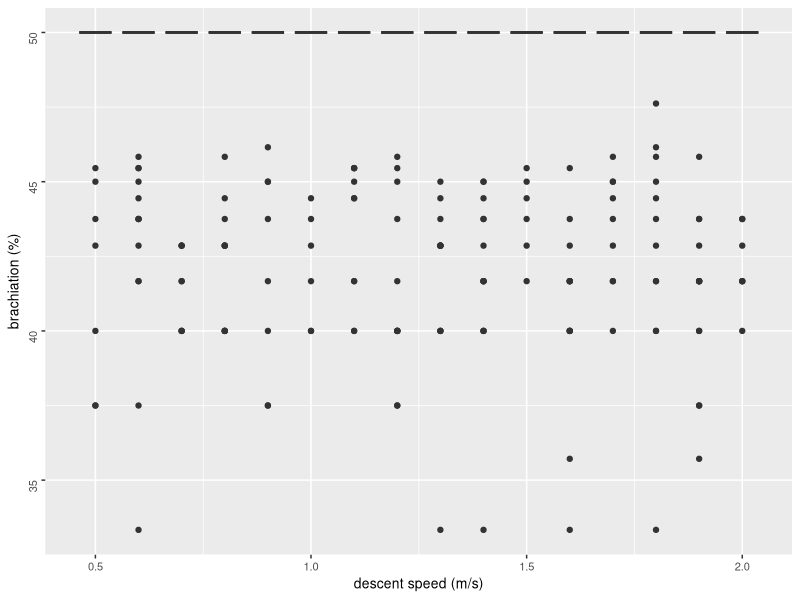
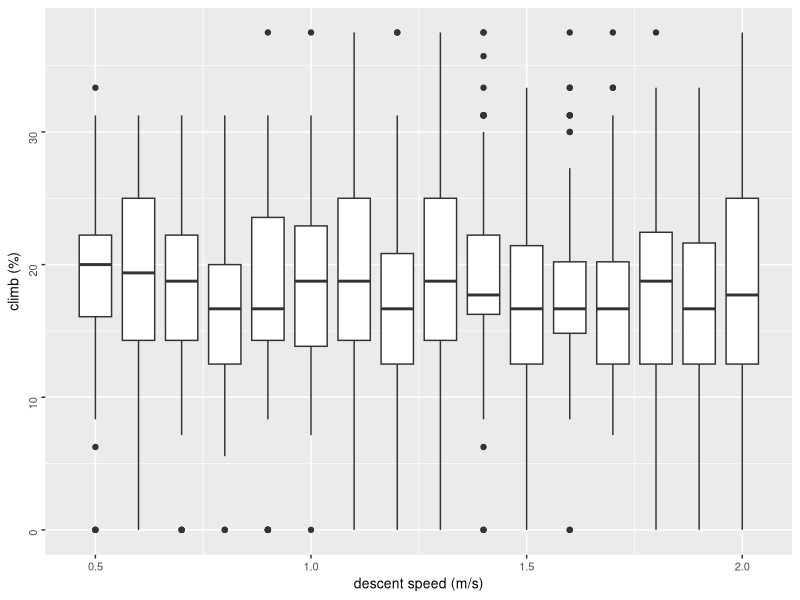
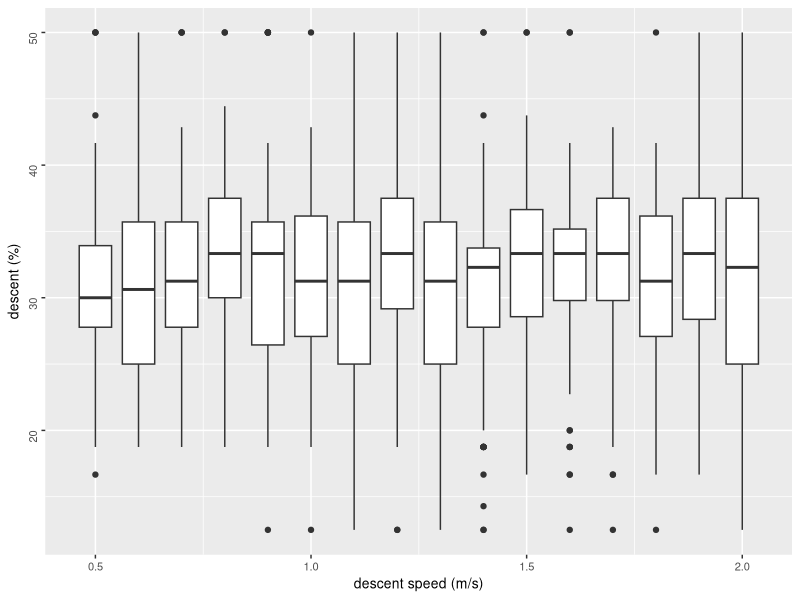
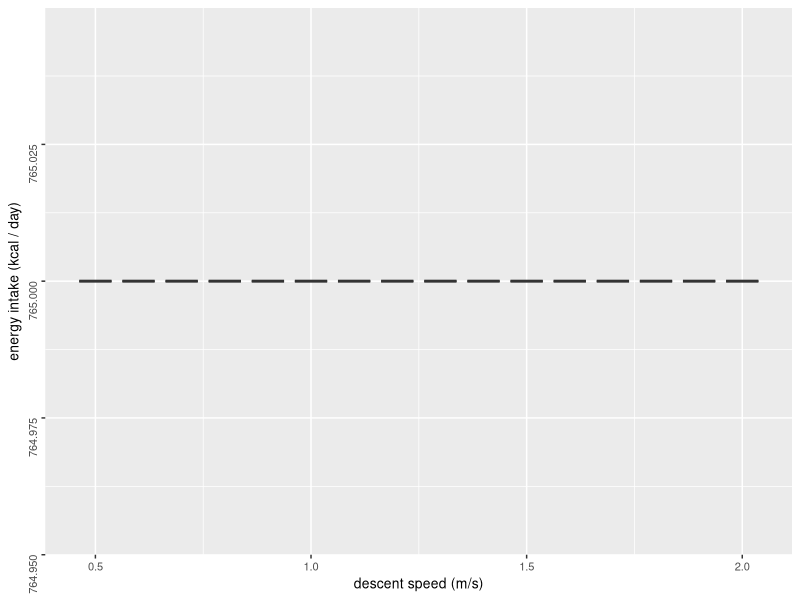
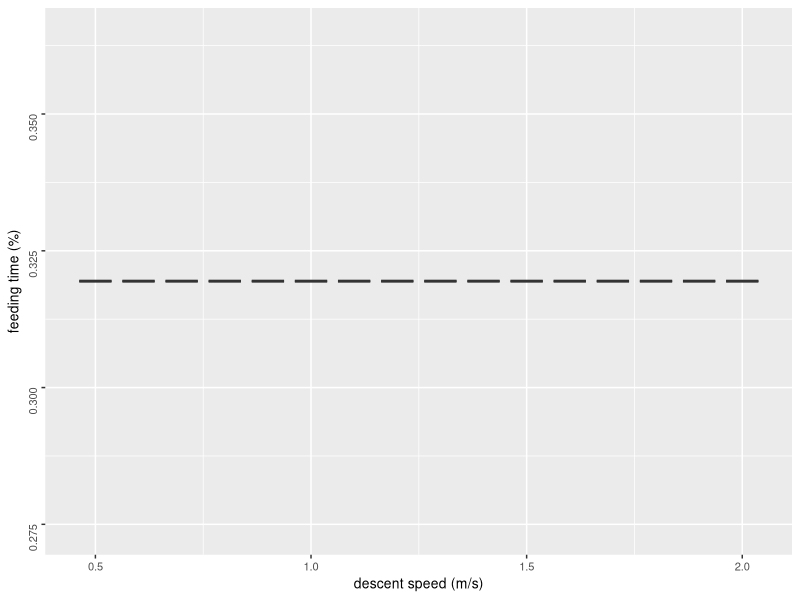
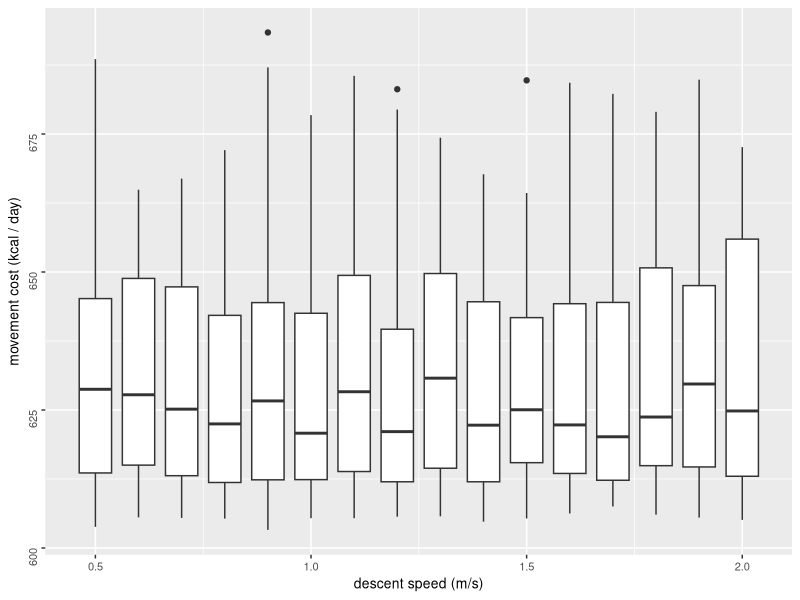
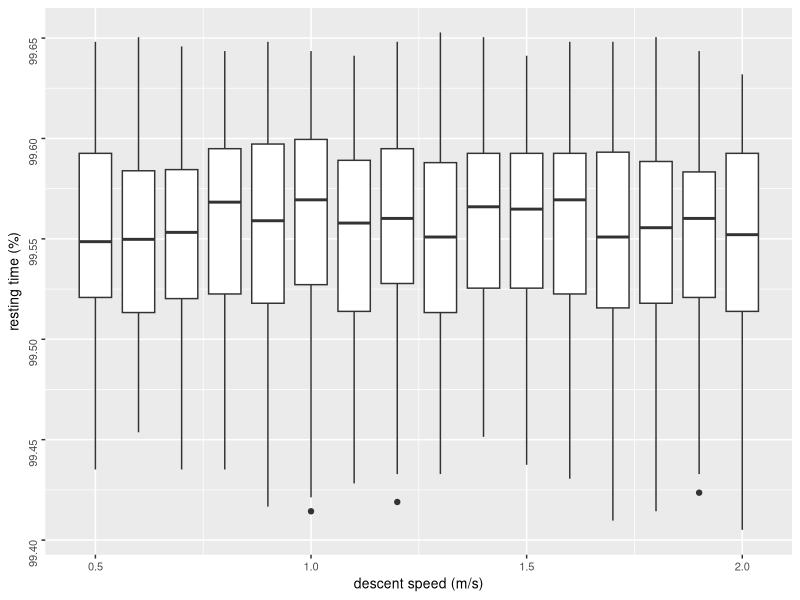
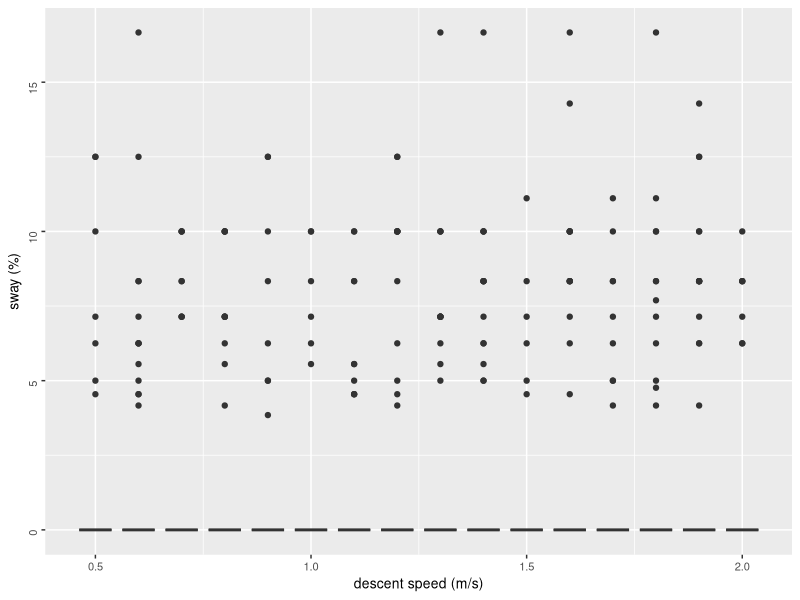

R code for these plots, in order:
library(tidyverse)
library(ggplot2)
library(ggpubr)

oatDescentSpeed <- read_csv("oatDescentSpeed.csv")

#filter by 10
oatdescentSpeed10 <- oatDescentSpeed %>% filter((descentSpeed * 10) %% 1 == 0) #%>% filter (energyIntake %% 1 == 0)

bp.descentSpeed.traveldist <- ggplot(oatdescentSpeed10, aes(x = descentSpeed, y = travelDistance)) +
  geom_boxplot(aes(group = descentSpeed)) +
  labs(x = "descent speed (m/s)", y = "travel distance (m)") +
  theme(text = element_text(size=10),
        axis.text.y = element_text(angle=90, hjust=1)) 

#bp.descentSpeed.traveldist

bp.descentSpeed.movecost <- ggplot(oatdescentSpeed10, aes(x = descentSpeed, y = energyExpenditure)) +
  geom_boxplot(aes(group = descentSpeed)) +
  labs(x = "descent speed (m/s)", y = "movement cost (kcal / day)") +
  theme(text = element_text(size=10),
        axis.text.y = element_text(angle=90, hjust=1)) 

#bp.descentSpeed.movecost

bp.descentSpeed.energyIntake <- ggplot(oatdescentSpeed10, aes(x = descentSpeed, y = totalEnergyIntake)) +
  geom_boxplot(aes(group = descentSpeed)) +
  labs(x = "descent speed (m/s)", y = "energy intake (kcal / day)") +
  theme(text = element_text(size=10),
        axis.text.y = element_text(angle=90, hjust=1)) 

#bp.descentSpeed.energyIntake

bp.descentSpeed.walk <- ggplot(oatdescentSpeed10, aes(x = descentSpeed, y = walk)) +
  geom_boxplot(aes(group = descentSpeed)) +
  labs(x = "descent speed (m/s)", y = "walk (%)") +
  theme(text = element_text(size=10),
        axis.text.y = element_text(angle=90, hjust=1)) 

#bp.descentSpeed.walk

bp.descentSpeed.sway <- ggplot(oatdescentSpeed10, aes(x = descentSpeed, y = sway)) +
  geom_boxplot(aes(group = descentSpeed)) +
  labs(x = "descent speed (m/s)", y = "sway (%)") +
  theme(text = element_text(size=10),
        axis.text.y = element_text(angle=90, hjust=1)) 

#bp.descentSpeed.sway

bp.descentSpeed.climb <- ggplot(oatdescentSpeed10, aes(x = descentSpeed, y = climb)) +
  geom_boxplot(aes(group = descentSpeed)) +
  labs(x = "descent speed (m/s)", y = "climb (%)") +
  theme(text = element_text(size=10),
        axis.text.y = element_text(angle=90, hjust=1)) 

#bp.descentSpeed.climb

bp.descentSpeed.descent <- ggplot(oatdescentSpeed10, aes(x = descentSpeed, y = descent)) +
  geom_boxplot(aes(group = descentSpeed)) +
  labs(x = "descent speed (m/s)", y = "descent (%)") +
  theme(text = element_text(size=10),
        axis.text.y = element_text(angle=90, hjust=1)) 

#bp.descentSpeed.descent

bp.descentSpeed.brachiate <- ggplot(oatdescentSpeed10, aes(x = descentSpeed, y = brachiation)) +
  geom_boxplot(aes(group = descentSpeed)) +
  labs(x = "descent speed (m/s)", y = "brachiation (%)") +
  theme(text = element_text(size=10),
        axis.text.y = element_text(angle=90, hjust=1)) 

#bp.descentSpeed.brachiate

bp.descentSpeed.travelTime <- ggplot(oatdescentSpeed10, aes(x = descentSpeed, y = travellingBudget)) +
  geom_boxplot(aes(group = descentSpeed)) +
  labs(x = "descent speed (m/s)", y = "travel time (%)") +
  theme(text = element_text(size=10),
        axis.text.y = element_text(angle=90, hjust=1)) 

#bp.descentSpeed.travelTime

bp.descentSpeed.restingTime <- ggplot(oatdescentSpeed10, aes(x = descentSpeed, y = restingBudget)) +
  geom_boxplot(aes(group = descentSpeed)) +
  labs(x = "descent speed (m/s)", y = "resting time (%)") +
  theme(text = element_text(size=10),
        axis.text.y = element_text(angle=90, hjust=1)) 

#bp.descentSpeed.restingTime

bp.descentSpeed.feedingTime <- ggplot(oatdescentSpeed10, aes(x = descentSpeed, y = feedingBudget)) +
  geom_boxplot(aes(group = descentSpeed)) +
  labs(x = "descent speed (m/s)", y = "feeding time (%)") +
  theme(text = element_text(size=10),
        axis.text.y = element_text(angle=90, hjust=1)) 

#bp.descentSpeed.feedingTime

oat_descentSpeed_all <- ggarrange(
  bp.descentSpeed.traveldist, 
  bp.descentSpeed.movecost,
  bp.descentSpeed.energyIntake,
  bp.descentSpeed.walk, 
  bp.descentSpeed.sway, 
  bp.descentSpeed.climb,
  bp.descentSpeed.descent,
  bp.descentSpeed.brachiate, 
  bp.descentSpeed.travelTime,
  bp.descentSpeed.restingTime,
  bp.descentSpeed.feedingTime,
  common.legend = TRUE, legend = "bottom")



